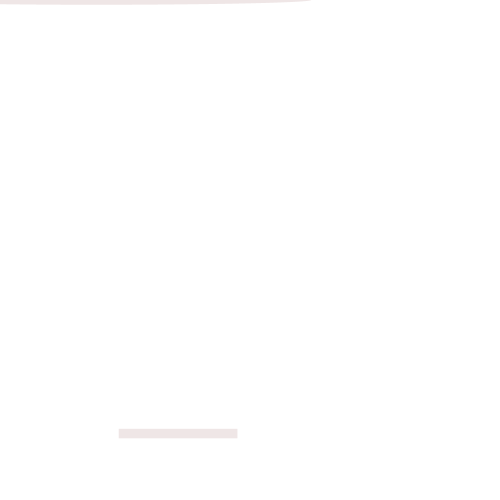
Frame 1 (no input)
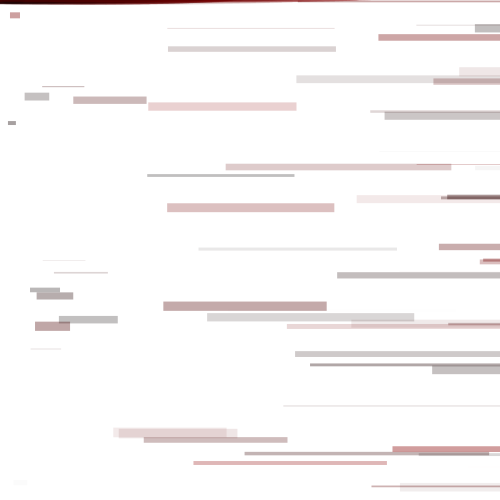
Frame 60 (the mouse pressed at the canvas centre just before this capture)
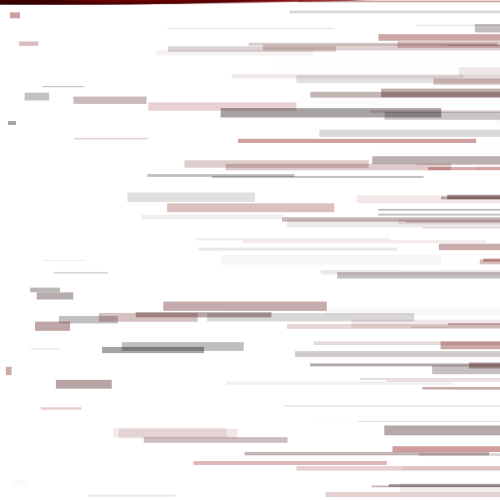
Frame 120 (the mouse held since frame 60 and released just before this capture)

The Processing sketch that drew these frames (run headless with seeded random() and noise(); from frame 60 on, the mouse is pressed at the canvas centre):

// Processing sketch: processing_31223
// ── processing_31223.pde

float r;
float g;
float b;
float a;

float diam;
float x;
float y;
void setup()  {
  size(500,500);
  background(255);
  smooth();
  
}

 void draw()  {
 
  r=random(150);
  g=random(0);
  b=random(0);
  a=random(100);
  diam=random(10);
  x=random(width);
  y=random(height);
  noStroke();
  fill(r,g,b,a);
  rect( x,y,x,diam);  
  ellipse(r,b,y,diam);
  
  
}

void keyPressed() {
  println(key);
}
